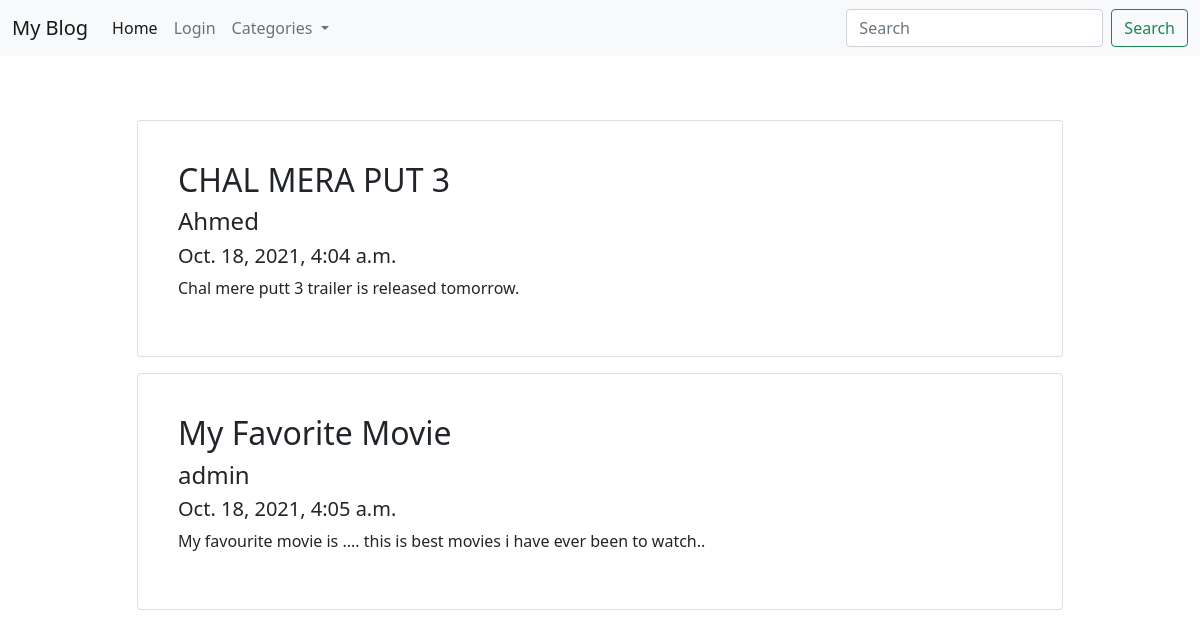
The page /?q=3 on the database its author committed.
### myapp/models.py (models this page shows, shortened)
class Post(models.Model):
    title = models.CharField(max_length=50)
    author = models.ForeignKey(Author,on_delete=models.CASCADE)
    date_publish = models.DateTimeField(auto_now_add=True)
    category = models.ForeignKey(Category,on_delete=models.CASCADE)
    body = models.TextField()

class Author(models.Model):
    personalinfo = models.OneToOneField( User,on_delete=models.CASCADE)

### myapp/views.py (the view)
# urls.py: path('',views.home,name="home"),
def home(request):
    id = request.GET.get('q')
    if(id==None):
        id = ""
    print(id)
    categories = Category.objects.all()
    posts = Post.objects.filter(category__id__icontains=id)
    context={
        'categories':categories,
        'posts':posts,
    }
    return render(request,'home.html',context)

### templates/home.html (shortened to what this page needs)
{% extends 'base.html'%}
{% block content %}
<div class="container mt-5 mx-auto">
    <div class="row">
        {% for post in posts %}
            <div class="offset-1 col-10 mt-3">
                <div class="card p-4">
                    <div class="card-body">
                        <div class="card-title">
                            <h2>{{post.title}}</h2>
                            <h4>{{post.author.personalinfo.username}}</h4>
                            <h5>{{post.date_publish}}</h5>
                        </div>
                        <div class="card-text">
                            <p>{{post.body}}</p>
                        </div>
                    </div>
                </div>
            </div>
        {% endfor %}
    </div>
</div>
{% endblock content %}

### rows shown on the page
Post: title "CHAL MERA PUT 3", author.personalinfo.username "Ahmed", date_publish "Oct. 18, 2021, 4:04 a.m.", body "Chal mere putt 3 trailer is released tomorrow."
Post: title "My Favorite Movie", author.personalinfo.username "admin", date_publish "Oct. 18, 2021, 4:05 a.m.", body "My favourite movie is .... this is best movies i have ever been to watch.."
